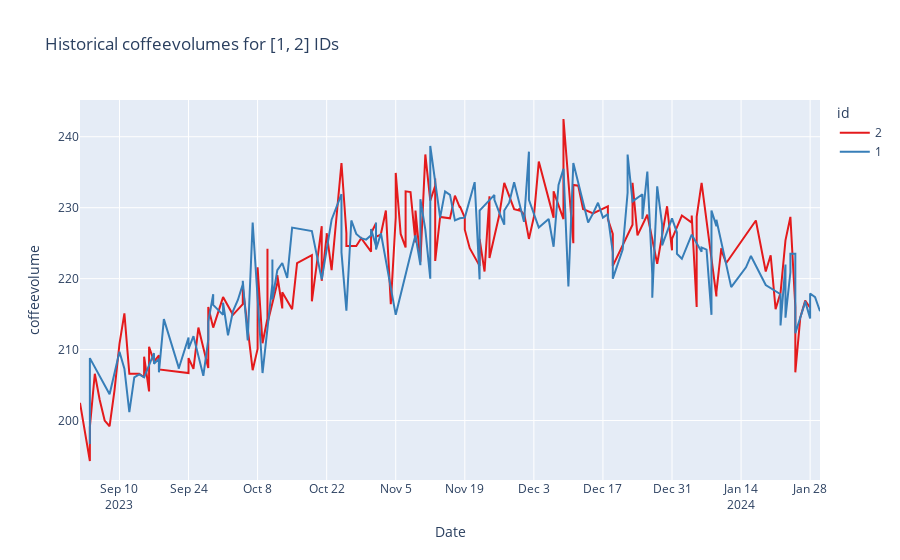

Notebook cell for this chart:
### Markdown cell above
Look at historical values for 1 and 2 IDs.

### Code cell
plot_historical_id([1,2], data_generated)

### Figure 1 — Plotly figure (JSON) as saved in the notebook; plotly's stock layout.template omitted (floating-point values rounded to 4 significant figures; data arrays with more than 128 entries replaced by an {"elided": "..."} marker saying what was removed)
{"data": [{"hovertemplate": "id=2<br>Date=%{x}<br>coffeevolume=%{y}<extra></extra>", "legendgroup": "2", "line": {"color": "rgb(228,26,28)", "dash": "solid"}, "marker": {"symbol": "circle"}, "mode": "lines", "name": "2", "orientation": "v", "showlegend": true, "type": "scatter", "x": {"elided": "163 str values"}, "xaxis": "x", "y": {"elided": "163 float values"}, "yaxis": "y"}, {"hovertemplate": "id=1<br>Date=%{x}<br>coffeevolume=%{y}<extra></extra>", "legendgroup": "1", "line": {"color": "rgb(55,126,184)", "dash": "solid"}, "marker": {"symbol": "circle"}, "mode": "lines", "name": "1", "orientation": "v", "showlegend": true, "type": "scatter", "x": {"elided": "156 str values"}, "xaxis": "x", "y": {"elided": "156 float values"}, "yaxis": "y"}], "layout": {"legend": {"title": {"text": "id"}, "tracegroupgap": 0}, "title": {"text": "Historical coffeevolumes for [1, 2] IDs"}, "xaxis": {"anchor": "y", "domain": [0, 1], "title": {"text": "Date"}}, "yaxis": {"anchor": "x", "domain": [0, 1], "title": {"text": "coffeevolume"}}}}
